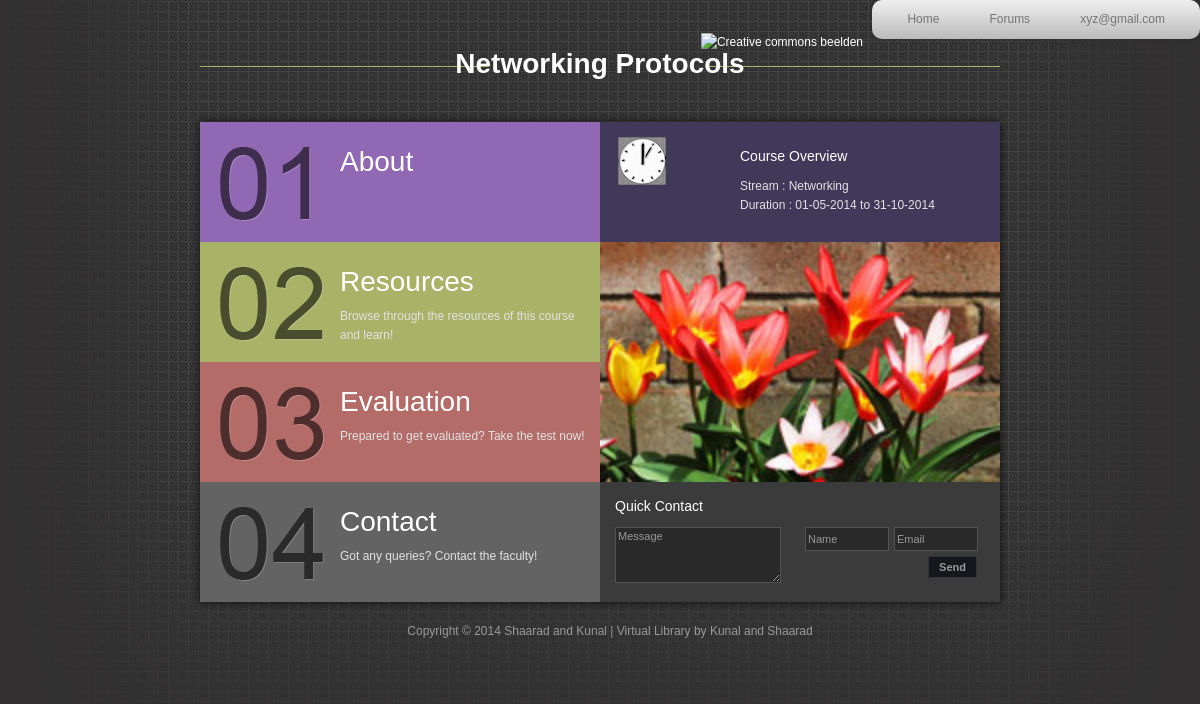
The page /course_details_stud.php?c_id=19 (signed in) on the database its author committed.
### tables this page shows
CREATE TABLE IF NOT EXISTS `course` (
  `c_id` int(11) unsigned NOT NULL AUTO_INCREMENT,
  `c_name` varchar(50) NOT NULL,
  `c_stream` varchar(20) NOT NULL,
  `inserted_on` timestamp NOT NULL DEFAULT CURRENT_TIMESTAMP,
  `start_date` date NOT NULL,
  `end_date` date NOT NULL,
  `u_id` int(11) unsigned NOT NULL,
  `approve_status` tinyint(1) unsigned NOT NULL DEFAULT '0',
  `course_image` varchar(75) NOT NULL DEFAULT 'images/gallery/09-l.jpg',
  `avg_rating` double NOT NULL,
  `description` text NOT NULL,
  PRIMARY KEY (`c_id`),
  KEY `u_id` (`u_id`)
);

### course_details_stud.php (the view, shortened to what this page needs)
<?php require_once('Connections/conn.php'); ?>
<?php
if (!function_exists("GetSQLValueString")) {
	  function GetSQLValueString($theValue, $theType, $theDefinedValue = "", $theNotDefinedValue = "")
	  {
		$theValue = function_exists("mysql_real_escape_string") ? mysql_real_escape_string($theValue) : mysql_escape_string($theValue);
		switch ($theType) {
		  case "long":
		  case "int":
			$theValue = ($theValue != "") ? intval($theValue) : "NULL";
			break;
		}
		return $theValue;
	  }
	  }
	  ?>
<?php
$colname_course_details = "-1";
if (isset($_GET['c_id'])) {
  $colname_course_details = $_GET['c_id'];
}
$value=GetSQLValueString($colname_course_details, "int");
$query_course_details = "SELECT c_id,c_name,c_stream,inserted_on,course.u_id,approve_status,course_image,avg_rating,description,enroll_course.u_id as u_enroll_id,enroll_course.marks,enroll_course.rating,c_enroll_id,completion_stat,DATE_FORMAT(start_date,'%d-%m-%Y') AS date_start,DATE_FORMAT(end_date,'%d-%m-%Y') AS date_end FROM `course` LEFT OUTER JOIN `enroll_course` ON course.c_id=enroll_course.c_enroll_id AND enroll_course.u_id=".$_SESSION['MM_UserID']." WHERE c_id =".$value;
$course_details = mysql_query($query_course_details, $conn) or die(mysql_error());
$row_course_details = mysql_fetch_assoc($course_details);
?>
<!DOCTYPE html PUBLIC "-//W3C//DTD XHTML 1.0 Transitional//EN" "http://www.w3.org/TR/xhtml1/DTD/xhtml1-transitional.dtd">
<html xmlns="http://www.w3.org/1999/xhtml">
<head>
<link href="css/course_details_page.css" type="text/css" rel="stylesheet" />
<link rel="stylesheet" href="css/slimbox2.css" type="text/css" media="screen" />
<link rel="stylesheet" href="css/course_list.css" type="text/css" media="screen" />
<link rel="stylesheet" type="text/css" media="screen" href="css/nav_bar.css" />
	<link rel="stylesheet" href="css/lightface.css" />
<link href="./css/rateit.css" rel="stylesheet" type="text/css">
</head>
<body>
<nav id="headerbar">
	<ul id="headerbar">
		<li id="headerbar"><a href="userhome.php">Home</a></li>
		<li id="headerbar"><a href="forum_new.php?mode=showmain">Forums</a></li>
		<li id="headerbar"><a href="#"><?php echo $_SESSION['MM_Username'];?></a>
		</li>
	</ul>
</nav>
<br/>
<div id="templatemo_header_wrapper">
	<div id="templatemo_header">
    	<div id="site_title"><?php echo $row_course_details['c_name']; ?></div>
        <a class="templatemo_header_bg" href="" title="Creative commons beelden"  target="_blank"><img src="images/header.png" alt="Creative commons beelden" title="Creative commons beelden" /></a>
    </div>
</div>
<div id="templatemo_main_wrapper">
	<div id="templatemo_main">
		<div id="content">
            <div id="home" class="section">
                <div class="home_box left">
                	<div class="row1 box box1">
                    	<div class="box_with_padding">
                        	<h2><a href="#about">About</a></h2>
						</div>
                    </div>
                    <div class="row1 box2">
                    	<div class="box_with_padding">
                        	<?php if(!empty($row_course_details['u_enroll_id'])){
								echo '<h2><a href="#resources">Resources</a></h2>';
							}else {
								echo '<h2 style="cursor:pointer;"><a onclick="alert(\'You have not enrolled for the cource. Please enroll to access resources and evaluation!\'); return false;">Resources</a></h2>';
							}
							?>
                            Browse through the resources of this course and learn!
						</div>
                    </div>
                    <div class="row1 box3">
                    	<div class="box_with_padding">
                        	<?php if(!empty($row_course_details['u_enroll_id'])) {
								echo '<h2><a href="#evaluation">Evaluation</a></h2>';
							}else {
								echo '<h2 style="cursor:pointer;"><a onclick="alert(\'You have not enrolled for the cource. Please enroll to access resources and evaluation!\'); return false;">Evaluation</a></h2>';
							}
							?>
                             Prepared to get evaluated? Take the test now!
						</div>
                    </div>
                    <div class="row1 box4">
                    	<div class="box_with_padding">
                        	<h2><a href="#contact">Contact</a></h2>
                            Got any queries? Contact the faculty!
						</div>
                    </div>
                </div>
 				<div class="home_box right">
                	<div class="row1 box5">
                    	<div class="box_with_padding">
                        	<h5>Course Overview</h5>
                            Stream : <?php echo $row_course_details['c_stream']; ?><br />
                            Duration : <?php echo $row_course_details['date_start']." to ".$row_course_details['date_end'];?>
						</div>
                    </div>
                    <div class="row2" id="home_gallery">
                    	<img src="<?php echo $row_course_details['course_image'];?>" alt="image 1" width="400" height="240"/>
					</div>
                    <div class="row1 box6">
                        <div id="mini_contact_form">
                        	<h5>Quick Contact</h5>
                            <form method="post" name="contact" action="#">
                            	<div class="col_half left">
                               	  	<textarea id="text_small" name="text" rows="0" cols="0"
                                  		onfocus="clearText(this)" onblur="clearText(this)">Message</textarea>
                                </div>
                            	<div class="col_half right">
                                	<input name="author" type="text" class="input_field" id="author_small"
                                    	onfocus="clearText(this)" onblur="clearText(this)" value="Name" maxlength="40" />
                                    <input name="email" type="text" class="input_field" id="email_small"
                                    	onfocus="clearText(this)" onblur="clearText(this)" value="Email" maxlength="40" />
                                  	<input type="submit" class="submit_btn float_l" name="submit" id="submit_small" value="Send" />
                              	</div>
                            </form>
                        </div>
                    </div>
                </div>
            </div>
    </div>
</div>
<div id="templatemo_footer_wrapper">
	<div id="templatemo_footer">
    	<p>Copyright © 2014 <a href="#">Shaarad and Kunal</a> | <a rel="nofollow" href="index.php">Virtual Library</a> by <a href="https://www.facebook.com/kunal.shah.96780" target="_blank" rel="nofollow">Kunal and Shaarad</a></p>
    </div>
</div>
</div>
</body>
</html>

### css/course_details_page.css (style rules this page uses)
body { margin: 0; padding: 0; color: #e2e2e2; font-size: 12px; line-height: 1.6em; font-family: "Lucida Sans Unicode", "Lucida Grande", sans-serif; background-color: #313030; background-image: url(../images/templatemo_body.jpg); background-position: center top; background-repeat: no-repeat }
a, a:link, a:visited { color: #FFFFFF; font-weight: normal; text-decoration: none }
ul, li { padding:0; margin:0; list-style:none; }
h1, h2, h3, h4, h5, h6 { color: #fff; font-weight: normal; }
h2 { font-size: 24px; margin: 0 0 25px; padding: 5px 0 }
h5 { font-size: 14px; margin: 0 0 10px; padding: 0; }
p { padding: 0; margin: 0 0 15px 0 }
p a, p a:link, p a:visited { color: #00CCFF; font-weight: normal; text-decoration: none }
img { margin: 0; padding: 0; border: none }
.left { float: left }
.right { float: right }
#templatemo_header_wrapper { width: 100%; background: url(../images/templatemo_header.png) center bottom no-repeat }
#templatemo_header { width: 800px; margin: 0 auto; padding: 35px 20px 40px; background: url(../images/templatemo-header-bg.png) no-repeat center; position:relative; }
.templatemo_header_bg { position:absolute; right:157px; top:14px; cursor:default; }
#templatemo_main_wrapper { width: 800px; height: 480px; margin: 0 auto; padding: 9px; background: url(../images/templatemo_content_bg.png) no-repeat }
#templatemo_main { width: 800px; height: 480px; overflow: hidden; }
#templatemo_footer_wrapper { width: 100%; background: url(../images/templatemo_footer.png) center top no-repeat }
#templatemo_footer { width: 780px; margin: 0 auto; padding: 20px 20px; color: #999999; text-align: center; }
#templatemo_footer a { color: #999999; }
#site_title { display: block; width: 300px; margin: 0 auto; text-align: center;font-size: 28px; color: #fff; font-weight: 700 }
#content { overflow:hidden; width: 7000px; position:relative; height: 480px; background: #3c3b3b; }
.section { position:relative; float:left; width: 800px; height: 480px; margin-right: 20px; background: #3c3b3b; }
.home_box { width: 400px; height: 480px; }
.row1 { width: 400px; height: 120px }
.row2 { width: 400px; height: 240px }
.box1 { background: #9168b3 url(../images/templatemo_01.png) scroll 20px 25px no-repeat }
.box2 { background: #a8b368 url(../images/templatemo_02.png) scroll 20px 25px no-repeat }
.box3 { background: #b36c68 url(../images/templatemo_03.png) scroll 20px 25px no-repeat }
.box4 { background: #636363 url(../images/templatemo_04.png) scroll 20px 25px no-repeat }
.box5 { background: #413959 url(../images/fancy_clock.png) scroll 18px 15px no-repeat }
.box6 { background: #3c3b3b }
.home_box .box_with_padding { padding: 25px 15px 15px 140px }
#content .home_box h2 { color: #fff; font-size: 28px; margin-bottom: 10px }
#home_gallery { position: relative; }
#mini_contact_form { padding: 15px; width: 370px }
#mini_contact_form .input_field { display: block; margin-left: 5px; float: left; width: 78px; padding: 2px; height: 18px; font-size: 11px; font-family: "Lucida Sans Unicode", "Lucida Grande", sans-serif; color: #999999; border: 1px solid #525252; background: #292929; margin-bottom: 5px; }
#mini_contact_form textarea { clear: both; width: 160px; height: 50px; padding: 2px; font-size: 11px; font-family: "Lucida Sans Unicode", "Lucida Grande", sans-serif; color: #999999; border: 1px solid #525252; background: #292929; margin-bottom: 10px; }
#mini_contact_form .submit_btn { display: block; float: right; font-size: 11px; font-weight: bold; background: #15171d; color: #999999; cursor: pointer; border: 1px solid #30333c; padding: 4px 10px; margin-right: 8px; }
#mini_contact_form .col_half { width: 185px }

### css/nav_bar.css (style rules this page uses)
nav#headerbar ul { float:right; background: #efefef; background: linear-gradient(top, #efefef 0%, #bbbbbb 100%); background: -moz-linear-gradient(top, #efefef 0%, #bbbbbb 100%); background: -webkit-linear-gradient(top, #efefef 0%,#bbbbbb 100%); box-shadow: 0px 0px 9px rgba(0,0,0,0.15); padding: 0 10px; border-radius: 10px; list-style: none; position: relative; display: inline-table; }
nav#headerbar ul:after { content: ""; clear: both; display: block; }
nav#headerbar ul li { float: left; }
nav#headerbar ul li a { display: block; padding: 10px 25px; color: #757575; text-decoration: none; }

### rows shown on the page
course: c_name "Networking Protocols", c_stream "Networking", course_image (picture)

### other values the page prints
$_SESSION['MM_Username'] "xyz@gmail.com"
$row_course_details['date_start'] "01-05-2014"
$row_course_details['date_end'] "31-10-2014"
